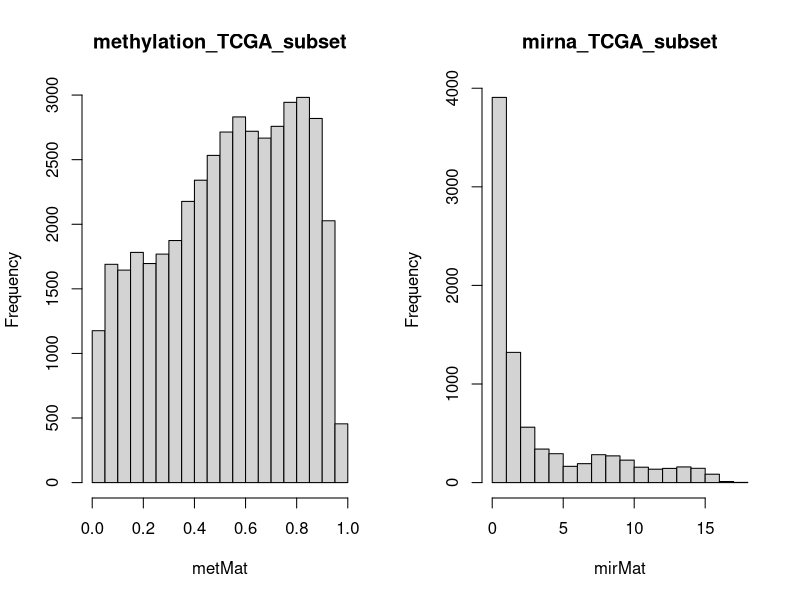
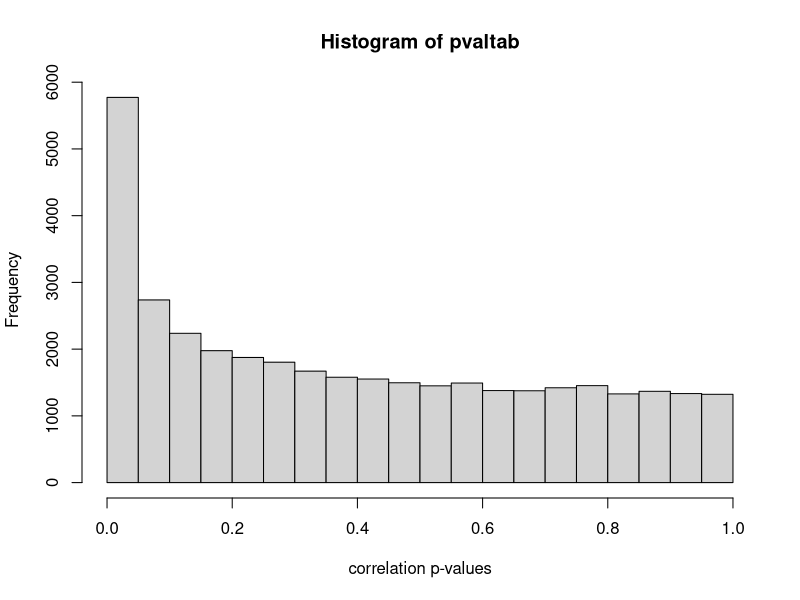
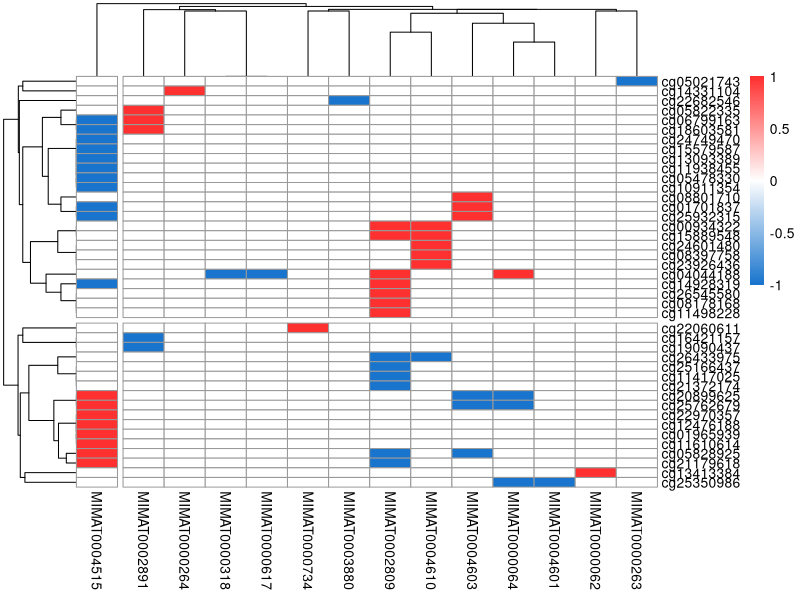
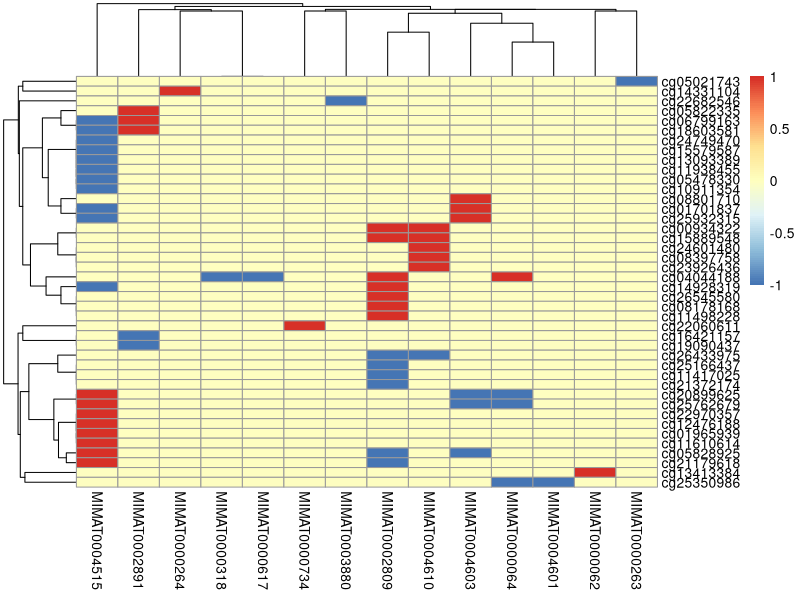

Write the R code that produced these figures, in order.
###############################################################################
# The code and associated data is presented as a minimal working example for
# miRNA-methylation Quantitative Trait Loci (mimQTL) analysis presented in:

# Title:
# Crosstalk between miRNA expression and DNA methylation drive the hormone-
# dependent phenotype of breast cancer. bioRxiv 2020.

# Authors:
# Miriam Ragle Aure, Thomas Fleischer, Sunniva Bjørklund, Jørgen Ankill,
# Jaime A Castro-Mondragon, OSBREAC, Anne-Lise Børresen-Dale, Kristine
# K. Sahlberg, Anthony Mathelier, Xavier Tekpli and Vessela N. Kristensen.

# Contact:
# Miriam Ragle Aure (2020-April)
# m.r.aure@medisin.uio.no

# In brief, we take two matrices with data from the same samples, mirMat holding
# normalized miRNA expression data, and metMat holding normalized CpG
# methylation data, and correlate all rows in the matrices (e.g. all miRNAs to
# all CpGs). The significant miRNA-CpG associations, i.e. mimQTLs, are kept and
# clustered. The final number of miRNA and CpG clusters needs to be decided by
# manual inspection. Here, as an example, two miRNA clusters and two CpG
# clusters are chosen. These and default parameters such as cut-off points for
# filtering CpGs with low variation across samples or miRNAs expressed in few
# samples should be adapted to the data.

# The present example consists of 100 random samples and 1000 random CpGs and 100 random miRNAs
# of The Cancer Genome Atlas breast cancer (TCGA-BRCA) data downloaded from the
# Xena browser April 6th 2020, (Goldman M et al.:The UCSC Xena platform for
# public and private cancer genomics data visualization and interpretation.
# bioRxiv 2019:326470), https://xenabrowser.net/datapages/?cohort=TCGA%20Breast%20Cancer%20(BRCA)&removeHub=https%3A%2F%2Fxena.treehouse.gi.ucsc.edu%3A443

###############################################################################
## dependencies
###############################################################################

library(reshape2) # CRAN
library(pheatmap) # CRAN

###############################################################################
## load data, match column names and check same order
###############################################################################

# miRNA expression
mirMat = data.matrix(read.csv("miRNA_HiSeq_gene_TCGA_100x100.txt",
                    sep="\t", row.names=1))
head(mirMat[,1:3])

# CpG methylation
metMat = data.matrix(read.csv("HumanMethylation450_TCGA_1000x100.txt",
                              sep="\t", row.names=1))
head(metMat[,1:3])

sampleNames = intersect(colnames(mirMat), colnames(metMat))
mirMat = mirMat[,sampleNames]
metMat = metMat[,sampleNames]
all(colnames(metMat)==colnames(mirMat))

dim(mirMat) # 100 x 100
dim(metMat) # 1000 x 100

###############################################################################
## feature filtering
###############################################################################

# filter out miRNAs that are detected in <=10% of the samples
m = min(mirMat)
det = as.matrix(mirMat[,] > m)
dm = apply(det, 1, mean)
mirMat = mirMat[dm>0.1, ]

# filter out CpGs with low variation
iqr = apply(metMat, 1, IQR)
metMat = metMat[iqr>0.1,]

###############################################################################
## see data distributions
###############################################################################

par(mfrow=c(1,2))
hist(metMat, main="methylation_TCGA_subset")
hist(mirMat, main="mirna_TCGA_subset")

###############################################################################
## correlate miRNA and methylation with Spearman correlation
###############################################################################

tab = matrix(data=NA, nrow=nrow(metMat), ncol = nrow(mirMat))
pvaltab = matrix(data=NA, nrow=nrow(metMat), ncol = nrow(mirMat))

# ~2 minutes run-time with present data set on a 2016 laptop
# expect warnings for exact p-values and ties
for (i in 1:nrow(metMat)){
  for (j in 1:nrow(mirMat)) {
    testres = cor.test(metMat[i, ], mirMat[j, ], method="spearman")
    tab[i,j] = testres$estimate
    pvaltab[i,j] = testres$p.value
  }
}

rownames(tab) = rownames(metMat)
colnames(tab) = rownames(mirMat)
rownames(pvaltab) = rownames(metMat)
colnames(pvaltab) = rownames(mirMat)

###############################################################################
## keep significant correlations after Bonferroni correction
###############################################################################

par(mfrow=c(1,1))

# expect non-uniform distribution
hist(pvaltab, xlab = "correlation p-values")

keep = pvaltab < 0.05/(nrow(pvaltab)*ncol(pvaltab))
table(keep)

sig.tab = c()
for (i in 1:nrow(pvaltab)) {
  for (j in 1:ncol(pvaltab)) {
    if (pvaltab[i,j] < 0.05/(nrow(pvaltab)*ncol(pvaltab))) {
      sig.tab = append(sig.tab,
             list(data.frame(
                CpG=rownames(pvaltab)[i],
                miRNA=colnames(pvaltab)[j],
                Spearman_pval=pvaltab[i,j],
                Spearman_cor=tab[i,j])))
    }
  }
}

sig.tab <- do.call(rbind, sig.tab)
head(sig.tab)
dim(sig.tab)

###############################################################################
## making a matrix of significant p-values with pos or neg correlation indicated
###############################################################################

# make a matrix object out of input data, e.g. all significant CpGs in rows and
# all significant miRNAs in columns
d = dcast(sig.tab, CpG ~ miRNA, value.var = "Spearman_cor")
m = as.matrix(d[,-1])
rownames(m) = d[,1]

# convert to a -1/0/1 matrix
m[m>0] =  1
m[m<0] = -1
m[is.na(m)] = 0

###############################################################################
## Clustering with pheatmap
###############################################################################

mycolors = colorRampPalette(c("dodgerblue3","white", "firebrick1"))(n=299)

# Correlation distance and average linkage
pheatmap(m, clustering_distance_rows = "correlation",
         clustering_distance_cols = "correlation",
         clustering_method = "average",
         cutree_rows=2, cutree_cols=2, # decide number of clusters
         annotation_colors = annotations_colors,
         col = mycolors,
         show_rownames=TRUE,
         show_colnames=TRUE)

###############################################################################
## get and save pheatmap clusters
###############################################################################

out = pheatmap(m,
        clustering_distance_rows = "correlation",
        clustering_distance_cols = "correlation",
        clustering_method = "average")

# CpGs in rows
a = rownames(m[out$tree_row[["order"]],])
b = sort(cutree(out$tree_row, k=2))
write.table(b, "CpG_clusters.txt", sep = "\t")

# miRNAs in columns
c = rownames(m[out$tree_col[["order"]],])
d = sort(cutree(out$tree_col, k=2))
write.table(d, "miRNA_clusters.txt", sep = "\t")

###############################################################################
sessionInfo()
